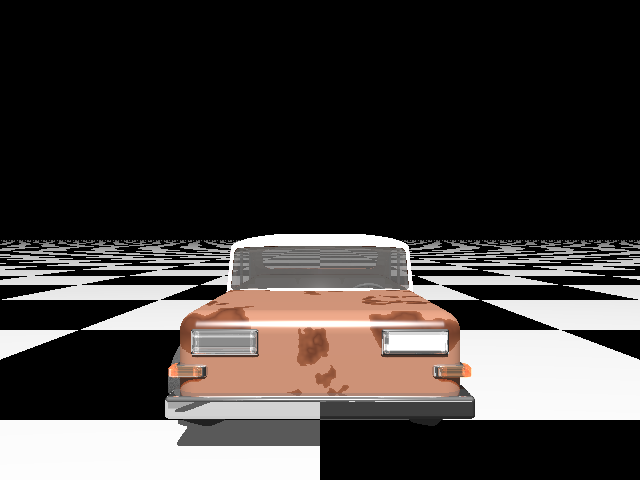
%> input picture tests/POVRAY/Teste2/08.png, 640 x 480 px; its folder holds only this picture in this run
$ octave converte.m   (GNU Octave 9; MATLAB toolbox functions it lacks are replaced by stand-ins)
%> lines starting %> are read from the running program, lines starting %| are printed output that depends on the picture

addpath(genpath('mfiles'));

DIR_IMAGES = '/media/eduardo/6A2EBBE72EBBAA89/IC-UFLA/PIV-LMT/tests/POVRAY/Teste2/';
srcFiles = dir([DIR_IMAGES,'*.png'])
n=1;
resol = 340;

for c = length(srcFiles):-1:1
    filename = [DIR_IMAGES, srcFiles(c).name];

    img2=imread(filename);
%> img2 is the input picture: size 480x640x3 uint8; mean R, G, B 66.1, 61.4, 59.4

    img2 = rgb2gray(img2);
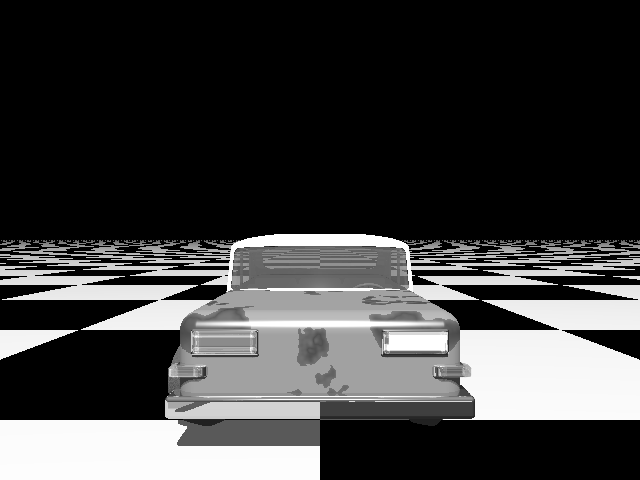
%> img2: size 480x640 uint8; min 0, max 255, mean 62.6

    filename = [ num2str(n),'.png'];
    n=n+1;

    img3=imresize(img2,[size(img2,1)*resol/size(img2,2), resol]);
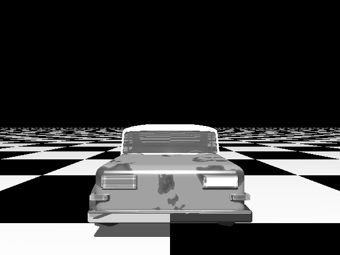
%> img3: size 255x340 uint8; min 0, max 255, mean 62.8

    imwrite(img3,['gray',filesep,filename]);
  end
